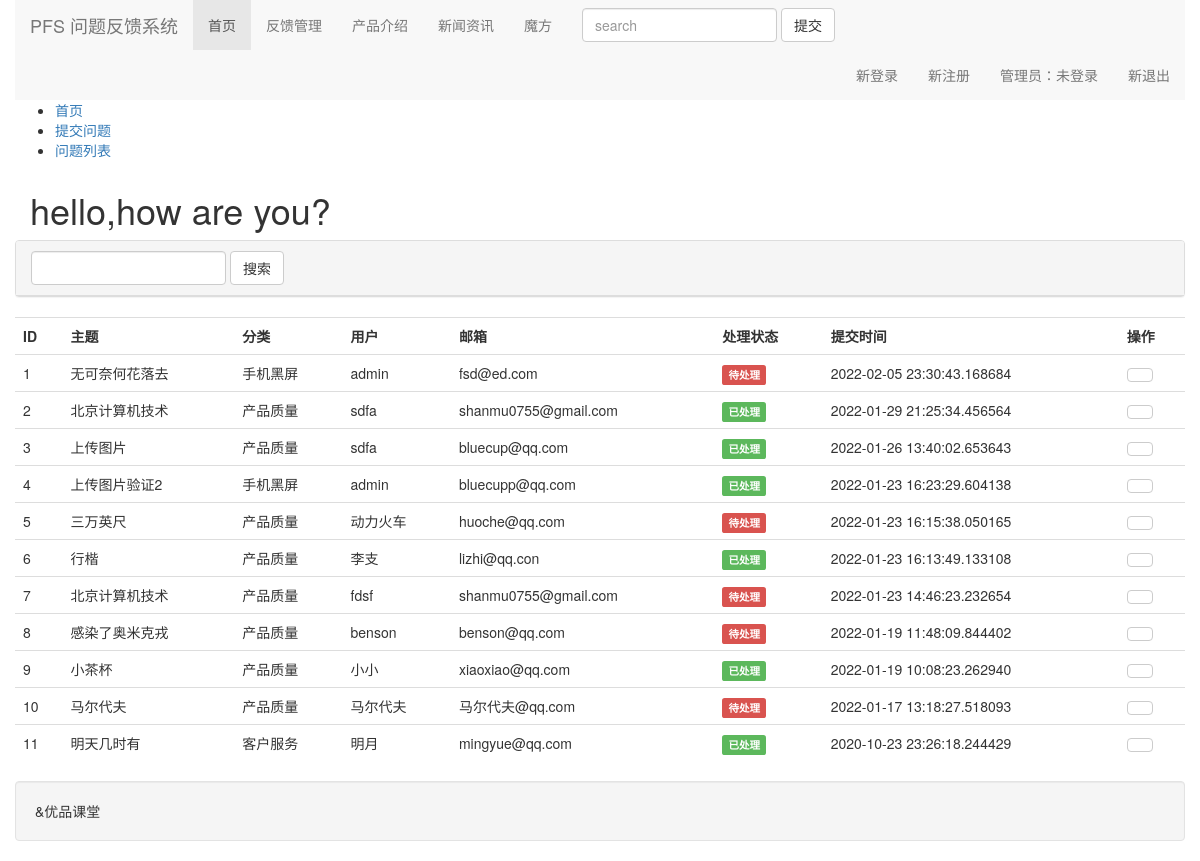
Page /admin/list on the committed database.
### tables this page shows
CREATE TABLE feedback(
    Subject text,
    CategoryID integer,
    UserName text,
    Email text,
    Image text,
    Body text,
    State Boolean,
    Reply text,
    ReleaseTime Datetime,
    FOREIGN KEY (CategoryID) references category(ROWID)
);

CREATE TABLE category(
    categoryName text
);

### 10_class.py (the view)
@app.route('/admin/list')
def feedback_list():
    key = request.args.get('key', '')
    sql = "select f.ROWID,f.*,c.CategoryName from feedback f inner join category c on " \
          "c.ROWID = f.CategoryID where f.Subject like ? order by f.ROWID DESC "
    feedbacks = query_sql(sql, ('%{}%'.format(key),))   # ？ 加入了模糊查询
    return render_template('feedback-list.html', items=feedbacks)

### 10_class.py (called while the page is built)
def make_dicts(cursor,row):         #cursor是游标，row是行
    return dict((cursor.description[i][0],value) for i ,value in enumerate(row))

def get_db():
    db = getattr(g,'_database',None)
    if db is None:
        db = g._database = sqlite3.connect(DATABASE_URL)   #简写，多目标赋值
        db.row_factory = make_dicts
    return db

def query_sql(sql,prms=(), one=False):
    c = get_db().cursor()
    result = c.execute(sql,prms).fetchall()
    c.close()
    return (result[0] if result else None) if one else result

@app.teardown_appcontext
def close_connection(exeption):
    db = getattr(g,'_database',None)
    if db is not None:
        db.close()

### templates/feedback-list.html (shortened to what this page needs)
{% extends 'base.html' %}
{% block main_content %}
    <div class="row">
        <div class="panel panel-default">
            <div class="panel-heading">
                <form action="#" class="form-inline">
                    <input type="text" class="form-control" name="key" id="key">
                    <input type="submit" class="btn btn-default" value="搜索">
                </form>
            </div>
        </div>
    <table class="table table-hover">
        <tr>
            <th>ID</th>
            <th>主题</th>
            <th>分类</th>
            <th>用户</th>
            <th>邮箱</th>
            <th>处理状态</th>
            <th>提交时间</th>
            <th>操作</th>
        </tr>
        {% for item in items %}
            <tr>
                <td>{{ loop.index }}</td>
                <td>{{ item['Subject'] }}</td>
                <td>{{ item['categoryName'] }}</td>
                <td>{{ item['UserName'] }}</td>
                <td>{{ item.Email }}</td>
                <td><span class="label label-{{ 'danger' if item['State']==0 else 'success' }}">{{ '待处理' if item['State']==0 else '已处理' }}</span></td>
                <td>{{ item['ReleaseTime'] }}</td>
                <td>
                    <a href="#" class="btn btn-default" title="查看"></a>
                </td>
            </tr>
        {% endfor %}
    </table>
    </div>
{% endblock %}

### templates/base.html (shortened to what this page needs)
<!DOCTYPE html>
<html lang="en">
<head>
    <link rel="stylesheet" href="https://stackpath.bootstrapcdn.com/bootstrap/3.4.1/css/bootstrap.min.css">
</head>
<body>
   <div class="container">
       <div class="row">
           <nav class="navber navbar-default" role="navigation">
               <div class="navbar-header">
                   <a href="" class="navbar-brand">PFS 问题反馈系统</a>
               </div>
               <div class="collapse navbar-collapse">
                   <ul class="nav navbar-nav">
                       <li class="active"><a href="/">首页</a></li>
                       <li class="dropdown">
                           <a href="#" class="dropdown-toggle" data-toggle="dropdown">反馈管理</a>
                       </li>
                       <li><a href="{{ url_for('product.product_list') }}">产品介绍</a></li>
                       <li><a href="{{ url_for('articles.article_list') }}">新闻资讯</a></li>
                       <li><a href="{{ url_for('mofang.mofang_list') }}">魔方</a></li>
                   </ul>
                   <form class="navbar-form navbar-left" role="search">
                       <div class="form-group">
                           <input type="text" class="form-control" placeholder="search">
                       </div>
                       <button type="submit" class="btn btn-default">提交</button>
                   </form>
                   <ul class="nav navbar-nav navbar-right">
                       <li><a href="{{ url_for('logins.login') }}">新登录</a></li>
                       <li><a href="{{ url_for('mofang.mofang_list') }}">新注册</a></li>
                       <li class="dropdown">
                           <a href="#" class="dropdown-toggle" data-toggle="dropdown">
                               管理员：{{ session['admin'] if session['admin'] else '未登录' }}</a>
                               <li><a href="{{ url_for('sign_outt.sign_out') }}">新退出</a></li>
                       </li>
                   </ul>
               </div>
           </nav>
       </div>
       <div class="row">
            <ul class="breadrumb">
                <li><a href="/">首页</a></li>
                <li><a href="/feedback/">提交问题</a></li>
                <li><a href="/admin/list/">问题列表</a></li>
            </ul>
        </div>
        <h1>hello,how are you?</h1>
       {% block main_content %}
       {% endblock %}
        <div class="row">
            <div class="well">
                &优品课堂
            </div>
        </div>
   </div>
</body>
</html>

### rows in the picture
feedback: Subject "无可奈何花落去", categoryName "手机黑屏", UserName "admin", Email "fsd@ed.com", State "待处理", ReleaseTime "2022-02-05 23:30:43.168684"
feedback: Subject "北京计算机技术", categoryName "产品质量", UserName "sdfa", Email "shanmu0755@gmail.com", State "已处理", ReleaseTime "2022-01-29 21:25:34.456564"
feedback: Subject "上传图片", categoryName "产品质量", UserName "sdfa", Email "bluecup@qq.com", State "已处理", ReleaseTime "2022-01-26 13:40:02.653643"
feedback: Subject "上传图片验证2", categoryName "手机黑屏", UserName "admin", Email "bluecupp@qq.com", State "已处理", ReleaseTime "2022-01-23 16:23:29.604138"
feedback: Subject "三万英尺", categoryName "产品质量", UserName "动力火车", Email "huoche@qq.com", State "待处理", ReleaseTime "2022-01-23 16:15:38.050165"
feedback: Subject "行楷", categoryName "产品质量", UserName "李支", Email "lizhi@qq.con", State "已处理", ReleaseTime "2022-01-23 16:13:49.133108"
feedback: Subject "北京计算机技术", categoryName "产品质量", UserName "fdsf", Email "shanmu0755@gmail.com", State "待处理", ReleaseTime "2022-01-23 14:46:23.232654"
feedback: Subject "感染了奥米克戎", categoryName "产品质量", UserName "benson", Email "benson@qq.com", State "待处理", ReleaseTime "2022-01-19 11:48:09.844402"
feedback: Subject "小茶杯", categoryName "产品质量", UserName "小小", Email "xiaoxiao@qq.com", State "已处理", ReleaseTime "2022-01-19 10:08:23.262940"
feedback: Subject "马尔代夫", categoryName "产品质量", UserName "马尔代夫", Email "马尔代夫@qq.com", State "待处理", ReleaseTime "2022-01-17 13:18:27.518093"
feedback: Subject "明天几时有", categoryName "客户服务", UserName "明月", Email "mingyue@qq.com", State "已处理", ReleaseTime "2020-10-23 23:26:18.244429"

### other values in the picture
{{ session['admin'] if session['admin'] else '未登录' }} "未登录"
